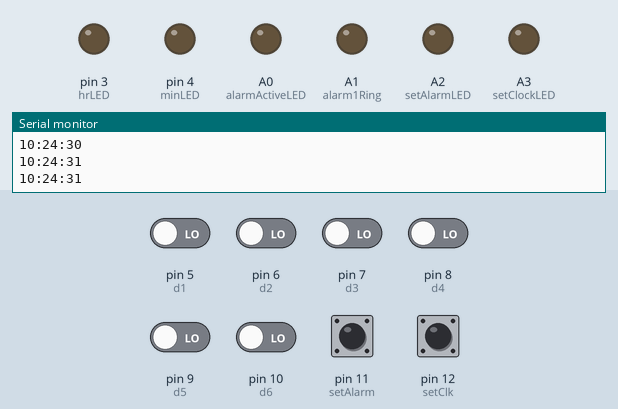
Bench run of a sketch on a simulated Arduino Uno, built with avr-gcc and run on an emulated ATmega328P. On the bench: output pins drawn as LEDs (lit = HIGH), the last lines printed to the serial monitor. Inputs (shaded band) come from the test bench; at power-on: pin 5 (d1), pin 6 (d2), pin 7 (d3), pin 8 (d4), pin 9 (d5), pin 10 (d6), pin 11 (setAlarm), pin 12 (setClk) LOW. The local clock reads 2024-03-15 10:24:30 at power-on unless the sketch sets it.

Above: at 1.2 s.
1.3 s: pin 11 (setAlarm) pulled HIGH for 3.2 s
At 1.6 s:
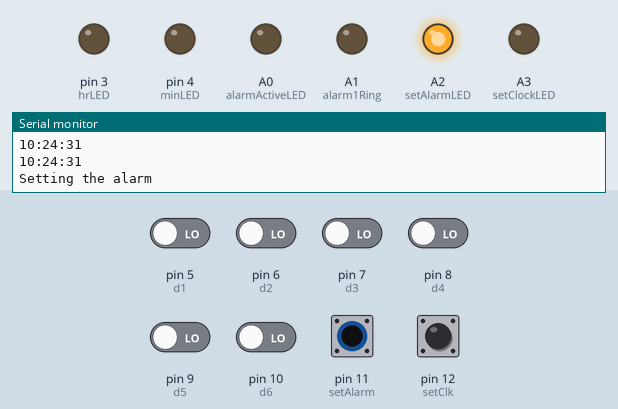
6.0 s: pin 12 (setClk) pulled HIGH for 0.15 s
At 7.8 s:
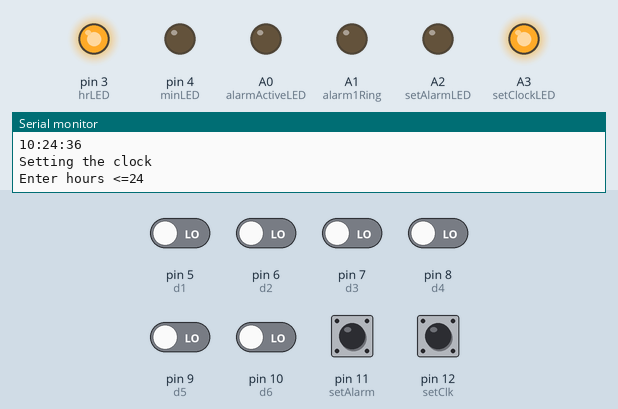
8.5 s: pin 12 (setClk) pulled HIGH for 1 s
At 10.4 s:
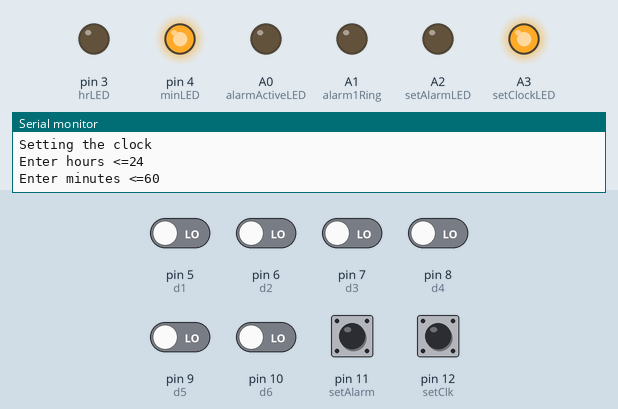
11.0 s: pin 12 (setClk) driven HIGH
At 12.6 s:
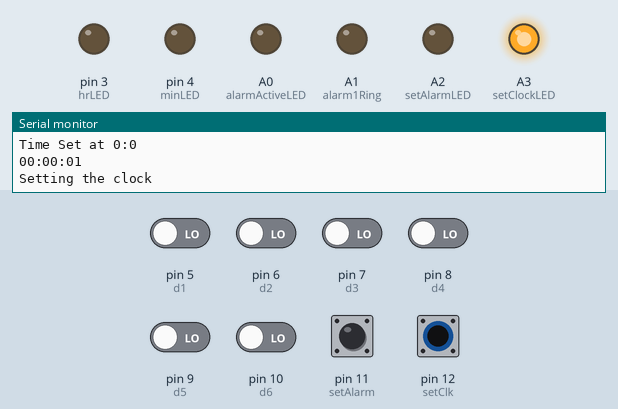
14.0 s: pin 12 (setClk) driven LOW
At 15.4 s:
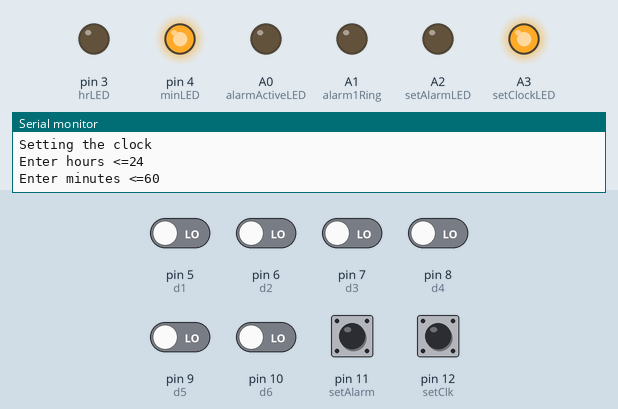
Timing chart, 0 to 16.6 s (numbered marks = the images above; inputs shaded):
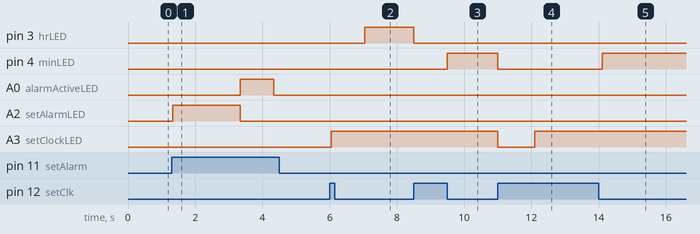

The sketch:

sim_src.ino
```cpp
#include <DS3231.h>
DS3231  rtc(SDA, SCL);

// Defining indicative LEDs
int alarmActiveLED = A0;
int alarm1Ring = A1;
int setAlarmLED = A2;
int hrLED = 3;
int minLED = 4;
int setClockLED = A3;

// input bits pins
int d1 = 5;
int d2 = 6;
int d3 = 7;
int d4 = 8;
int d5 = 9;
int d6 = 10;

// Mode switches
int setAlarm = 11;
int setClk = 12;
int snooze = 13;

int Alarm1_hour;
int Alarm1_min;

// switch state variables
int alarmActive = 0;
int alarmSnooze = 0;
int sa;
int sc;

// current time variables
String t;
int h;
int m;

void setup() {

  Serial.begin(115200);
  rtc.begin();

  pinMode(alarmActiveLED,OUTPUT);
  digitalWrite(alarmActiveLED,LOW);
  pinMode(alarm1Ring,OUTPUT);
  digitalWrite(alarm1Ring,LOW);
  pinMode(setAlarmLED,OUTPUT);
  digitalWrite(setAlarmLED,LOW);
  pinMode(hrLED,OUTPUT);
  digitalWrite(hrLED,LOW);
  pinMode(minLED,OUTPUT);
  digitalWrite(minLED,LOW);
  pinMode(setClockLED,OUTPUT);
  digitalWrite(setClockLED,LOW);

  pinMode(d1,INPUT);
  pinMode(d2,INPUT);
  pinMode(d3,INPUT);
  pinMode(d4,INPUT);
  pinMode(d5,INPUT);
  pinMode(d6,INPUT);

  pinMode(setAlarm,INPUT);
  pinMode(setClk,INPUT);
  pinMode(snooze,INPUT);

  // set date manually
  rtc.setDate(4,1,2021); // M:D:Y date format
}

void loop() {
  // Get current time
  t = rtc.getTimeStr();
  h = t.substring(0,2).toInt();
  m = t.substring(3,5).toInt();
  Serial.println(t);

  // if set clock button is pressed, set the time
  sc = digitalRead(setClk); // state of set clock
  if (sc == HIGH){
    Serial.println("Setting the clock");
    digitalWrite(setClockLED,HIGH);
    set_time();
    digitalWrite(setClockLED,LOW);
    delay(1000);
  }

  // if set alarm button is pressed without current alarms
  sa = digitalRead(setAlarm); // state of set alarm switch
  if (sa == HIGH && alarmActive == 0){
    // set new alarm
    Serial.println("Setting the alarm");
    digitalWrite(setAlarmLED,HIGH);
    set_alarm();
    digitalWrite(setAlarmLED,LOW);

    alarmActive = 1;
    digitalWrite(alarmActiveLED,HIGH);
    delay(1000);
  }
  // if set alarm button is pressed with a current alarm
  sa = digitalRead(setAlarm); // state of set alarm switch
  if (sa == HIGH && alarmActive == 1){
    // delete the current alarm
    Serial.println("Deleting Alarm");
    alarmActive = 0;
    digitalWrite(alarmActiveLED,LOW);
    delay(1000);
  }
  // reaching the active alarm time
  if (Alarm1_hour == h && Alarm1_min == m && alarmActive == 1){
    digitalWrite(alarm1Ring,HIGH);
    Serial.println("Alarm on");
    // ringing until the snooze button is pressed
    while (1){
      int snz = digitalRead(snooze); // state of snooze button
      if (snz == HIGH){
        digitalWrite(alarm1Ring,LOW);
        break;
      }
      delay(100);
    }
    Serial.println("Alarm off");
    alarmActive = 0;
    digitalWrite(alarmActiveLED,LOW);
  }
  delay(100);
}

// Function to read input as integer
int read_digit(){
  int n1 = digitalRead(d1);
  int n2 = digitalRead(d2);
  int n3 = digitalRead(d3);
  int n4 = digitalRead(d4);
  int n5 = digitalRead(d5);
  int n6 = digitalRead(d6);

  int number = 32*n1+16*n2+8*n3+4*n4+2*n5+1*n6;
  return number;
}

// Function to set time
void set_time(){
  int time_h;
  int time_m;
  delay(1000);

  // Get hours
  digitalWrite(hrLED,HIGH);
  Serial.println("Enter hours <=24");
  while (1){
    int buttonState = digitalRead(setClk);
    if (buttonState == HIGH){
      time_h = read_digit();
      break;
    delay(100);
    }
  }
  digitalWrite(hrLED,LOW);
  delay(1000);

  // Get minutes
  Serial.println("Enter minutes <=60");
  digitalWrite(minLED,HIGH);

  while (1){
    int buttonState = digitalRead(setClk);
    if (buttonState == HIGH){
      Serial.println("Read minutes");
      time_m = read_digit();
      break;
    delay(100);
    }
  }
  digitalWrite(minLED,LOW);

  Serial.print("Time Set at ");
  Serial.print(time_h);
  Serial.print(":");
  Serial.println(time_m);
  // Set time
  rtc.setTime(time_h,time_m,00); // h:m:s 24 hour format
}

// Function to set an alarm
void set_alarm(){
  int alarm_h;
  int alarm_m;
  delay(1000);

  // Get hours
  Serial.println("Enter hours <=24");
  digitalWrite(hrLED,HIGH);
  while (1){
    int buttonState = digitalRead(setAlarm);
    if (buttonState == HIGH){
      Serial.println("Read hours");
      alarm_h = read_digit();
      break;
    delay(100);
    }
  }
  digitalWrite(hrLED,LOW);
  delay(1000);

  // Get minutes
  Serial.println("Enter minutes <=60");
  digitalWrite(minLED,HIGH);

  while (1){
    int buttonState = digitalRead(setAlarm);
    if (buttonState == HIGH){
      Serial.println("Read minutes");
      alarm_m = read_digit();
      break;
    delay(100);
    }
  }
  digitalWrite(minLED,LOW);

  // Set alarm
  Alarm1_hour = alarm_h;
  Alarm1_min = alarm_m;

  Serial.print("Alarm Set at ");
  Serial.print(Alarm1_hour);
  Serial.print(":");
  Serial.println(Alarm1_min);
}
```

Measured:
- after the input at 1.3 s, A0 (alarmActiveLED): LOW → HIGH after 2.0 s, → LOW 1.0 s later; A2 (setAlarmLED): LOW → HIGH at once, → LOW 2.0 s later
- after the input at 6.0 s, pin 3 (hrLED): LOW → HIGH after 1.0 s; A3 (setClockLED): LOW → HIGH after 0.05 s
- after the input at 8.5 s, pin 3 (hrLED): HIGH → LOW at once; pin 4 (minLED): LOW → HIGH after 1.0 s
- after the input at 11.0 s, pin 4 (minLED): HIGH → LOW at once; A3 (setClockLED): HIGH → LOW at once, → HIGH 1.1 s later
- after the input at 14.0 s, pin 4 (minLED): LOW → HIGH after 0.11 s; A3 (setClockLED): stays HIGH (without the input it goes to LOW after 0.11 s)
